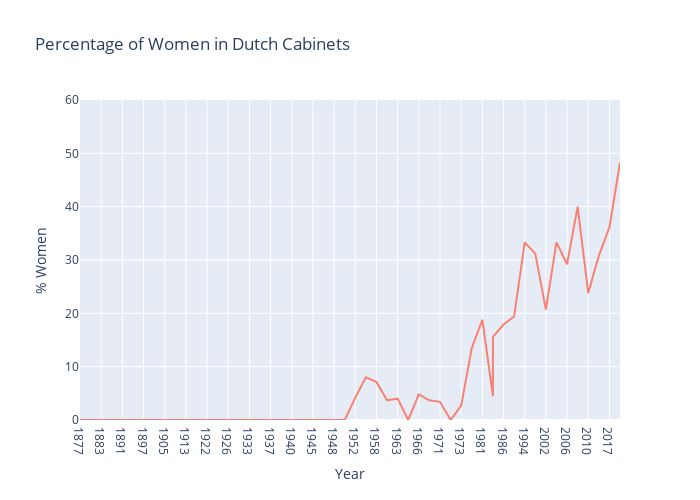

Notebook code for this chart:
### Code cell
fig = px.line(merged, x='Year', y='% Women', hover_data=['Cabinet'],
                 title="Percentage of Women in Dutch Cabinets")

fig.update_traces(line_color='#fa8072')
fig.update_layout(width=700, height=500, bargap=0.05)
fig.update_layout(yaxis_range=[0,60])
fig.show()
pio.write_html(fig, file='html/percentage_Women.html', auto_open=True)

### Figure 1 — Plotly figure (JSON) as saved in the notebook; plotly's stock layout.template omitted (floating-point values rounded to 4 significant figures)
{"data": [{"customdata": [["Kappeyne van de Coppello"], ["Van Lynden van Sandenburg"], ["J. Heemskerk"], ["Mackay"], ["Van Tienhoven"], ["Röell"], ["Pierson"], ["Kuyper"], ["De Meester"], ["T. Heemskerk"], ["Cort van der Linden"], ["Ruijs de Beerenbrouck I"], ["Ruijs de Beerenbrouck II"], ["Colijn I"], ["De Geer I"], ["Ruijs de Beerenbrouck III"], ["Colijn II"], ["Colijn III"], ["Colijn IV"], ["Colijn V"], ["De Geer II"], ["Gerbrandy I"], ["Gerbrandy II"], ["Gerbrandy III"], ["Schermerhorn–Drees"], ["Beel I"], ["Drees–Van Schaik"], ["Drees I"], ["Drees II"], ["Drees III"], ["Beel II"], ["De Quay"], ["Marijnen"], ["Cals"], ["Zijlstra"], ["De Jong"], ["Biesheuvel I"], ["Biesheuvel II"], ["Den Uyl"], ["Van Agt I"], ["Van Agt II"], ["Van Agt III"], ["Lubbers I"], ["Lubbers II"], ["Lubbers III"], ["Kok I"], ["Kok II"], ["Balkenende I"], ["Balkenende II"], ["Balkenende III"], ["Balkenende IV"], ["Rutte I"], ["Rutte II"], ["Rutte III"], ["Rutte IV"]], "hovertemplate": "Year=%{x}<br>% Women=%{y}<br>Cabinet=%{customdata[0]}<extra></extra>", "legendgroup": "", "line": {"color": "#fa8072", "dash": "solid"}, "mode": "lines", "name": "", "orientation": "v", "showlegend": false, "type": "scatter", "x": ["1877", "1879", "1883", "1888", "1891", "1894", "1897", "1901", "1905", "1908", "1913", "1918", "1922", "1925", "1926", "1929", "1933", "1935", "1937", "1939", "1939", "1940", "1941", "1945", "1945", "1946", "1948", "1951", "1952", "1956", "1958", "1959", "1963", "1965", "1966", "1967", "1971", "1972", "1973", "1977", "1981", "1982", "1982", "1986", "1989", "1994", "1998", "2002", "2003", "2006", "2007", "2010", "2012", "2017", "2022"], "xaxis": "x", "y": [0, 0, 0, 0, 0, 0, 0, 0, 0, 0, 0, 0, 0, 0, 0, 0, 0, 0, 0, 0, 0, 0, 0, 0, 0, 0, 0, 0, 4.2, 8, 7.1, 3.7, 4, 0, 4.8, 3.7, 3.4, 0, 2.7, 13.5, 18.8, 4.5, 15.6, 17.9, 19.4, 33.3, 31.2, 20.7, 33.3, 29.2, 40, 23.8, 30.8, 36.1, 48.3], "yaxis": "y"}], "layout": {"bargap": 0.05, "height": 500, "legend": {"tracegroupgap": 0}, "title": {"text": "Percentage of Women in Dutch Cabinets"}, "width": 700, "xaxis": {"anchor": "y", "domain": [0, 1], "title": {"text": "Year"}}, "yaxis": {"anchor": "x", "domain": [0, 1], "range": [0, 60], "title": {"text": "% Women"}}}}
